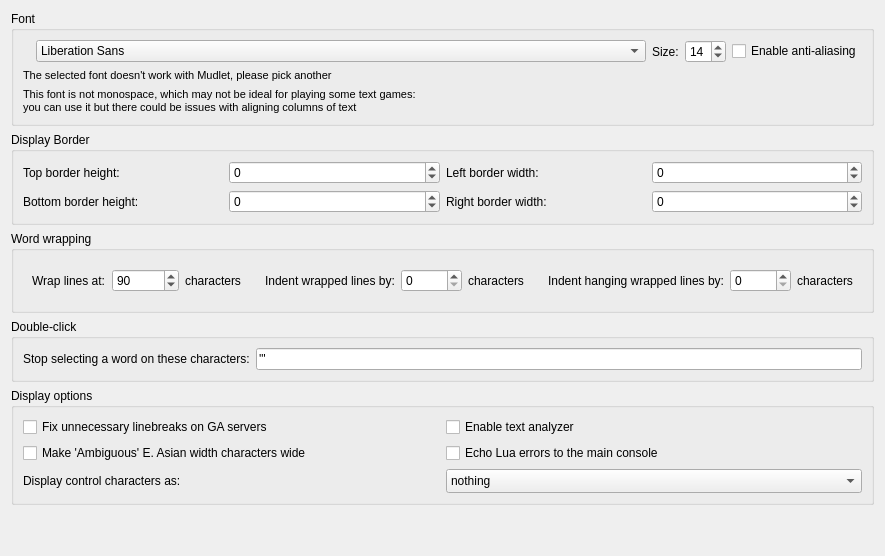
     <widget class="QWidget" name="tab_display">
      <property name="sizePolicy">
       <sizepolicy hsizetype="Expanding" vsizetype="Expanding">
        <horstretch>0</horstretch>
        <verstretch>0</verstretch>
       </sizepolicy>
      </property>
      <attribute name="title">
       <string>Main display</string>
      </attribute>
      <layout class="QVBoxLayout" name="vBoxLayout_tab_display">
       <item>
        <widget class="QGroupBox" name="groupBox_font">
         <property name="sizePolicy">
          <sizepolicy hsizetype="Preferred" vsizetype="Preferred">
           <horstretch>1</horstretch>
           <verstretch>0</verstretch>
          </sizepolicy>
         </property>
         <property name="title">
          <string>Font</string>
         </property>
         <layout class="QGridLayout" name="gridLayout_groupBox_font" columnstretch="0,1,0,0,0">
          <item row="0" column="0">
           <widget class="QLabel" name="label_displayFont">
            <property name="text">
             <string comment="Note that this text is split into two lines so that the message is not too wide in English, please do the same for other locales where the text is the same or longer">This font is not monospace, which may not be ideal for playing some text games:
you can use it but there could be issues with aligning columns of text</string>
             <string>Font:</string>
            </property>
            <property name="buddy">
             <cstring>fontComboBox_displayFont</cstring>
            </property>
           </widget>
          </item>
          <item row="0" column="1">
           <widget class="QFontComboBox" name="fontComboBox_displayFont">
            <property name="sizePolicy">
             <sizepolicy hsizetype="Preferred" vsizetype="Fixed">
              <horstretch>1</horstretch>
              <verstretch>0</verstretch>
             </sizepolicy>
            </property>
            <property name="editable">
             <bool>false</bool>
            </property>
            <property name="maxVisibleItems">
             <number>20</number>
            </property>
           </widget>
          </item>
          <item row="0" column="2">
           <widget class="QLabel" name="label_displayFontSize">
            <property name="text">
             <string>Size:</string>
            </property>
            <property name="buddy">
             <cstring>spinBox_displayFontSize</cstring>
            </property>
           </widget>
          </item>
          <item row="0" column="3">
           <widget class="QSpinBox" name="spinBox_displayFontSize">
            <property name="sizePolicy">
             <sizepolicy hsizetype="Preferred" vsizetype="Preferred">
              <horstretch>0</horstretch>
              <verstretch>0</verstretch>
             </sizepolicy>
            </property>
            <property name="minimum">
             <number>1</number>
            </property>
            <property name="maximum">
             <number>99</number>
            </property>
            <property name="value">
             <number>14</number>
            </property>
           </widget>
          </item>
          <item row="0" column="5">
           <widget class="QCheckBox" name="checkBox_antiAlias">
            <property name="toolTip">
             <string>&lt;p&gt;Use anti aliasing on fonts. Smoothes fonts if you have a high screen resolution and you can use larger fonts. Note that on low resolutions and small font sizes, the font gets blurry.&lt;/p&gt;</string>
            </property>
            <property name="text">
             <string>Enable anti-aliasing</string>
            </property>
           </widget>
          </item>
          <item row="1" column="0" colspan="4">
           <widget class="QLabel" name="label_invalidFontError">
            <property name="font">
             <font>
              <pointsize>8</pointsize>
             </font>
            </property>
            <property name="text">
             <string>The selected font doesn't work with Mudlet, please pick another</string>
            </property>
           </widget>
          </item>
          <item row="2" column="0" colspan="4">
           <widget class="QLabel" name="label_variableWidthFontWarning">
            <property name="font">
             <font>
              <pointsize>8</pointsize>
             </font>
            </property>
            <property name="text">
             <string comment="Note that this text is split into two lines so that the message is not too wide in English, please do the same for other locales where the text is the same or longer">This font is not monospace, which may not be ideal for playing some text games:
you can use it but there could be issues with aligning columns of text</string>
            </property>
           </widget>
          </item>
         </layout>
        </widget>
       </item>
       <item>
        <widget class="QGroupBox" name="groupBox_borders">
         <property name="sizePolicy">
          <sizepolicy hsizetype="Preferred" vsizetype="Preferred">
           <horstretch>0</horstretch>
           <verstretch>0</verstretch>
          </sizepolicy>
         </property>
         <property name="title">
          <string>Display Border</string>
         </property>
         <layout class="QGridLayout" name="gridLayout_groupBox_borders">
          <item row="0" column="0">
           <widget class="QLabel" name="label_26">
            <property name="sizePolicy">
             <sizepolicy hsizetype="Expanding" vsizetype="Preferred">
              <horstretch>0</horstretch>
              <verstretch>0</verstretch>
             </sizepolicy>
            </property>
            <property name="maximumSize">
             <size>
              <width>200</width>
              <height>16777215</height>
             </size>
            </property>
            <property name="toolTip">
             <string>&lt;p&gt;Extra space to have before text on top - can be set to negative to move text up beyond the screen.&lt;/p&gt;</string>
            </property>
            <property name="text">
             <string>Top border height:</string>
            </property>
            <property name="buddy">
             <cstring>topBorderHeight</cstring>
            </property>
           </widget>
          </item>
          <item row="0" column="1">
           <widget class="QSpinBox" name="topBorderHeight">
            <property name="sizePolicy">
             <sizepolicy hsizetype="Preferred" vsizetype="Preferred">
              <horstretch>0</horstretch>
              <verstretch>0</verstretch>
             </sizepolicy>
            </property>
            <property name="toolTip">
             <string>&lt;p&gt;Extra space to have before text on top - can be set to negative to move text up beyond the screen.&lt;/p&gt;</string>
            </property>
            <property name="minimum">
             <number>-1000000</number>
            </property>
            <property name="maximum">
             <number>1000000</number>
            </property>
            <property name="value">
             <number>0</number>
            </property>
           </widget>
          </item>
          <item row="0" column="2">
           <widget class="QLabel" name="label_29">
            <property name="sizePolicy">
             <sizepolicy hsizetype="Expanding" vsizetype="Preferred">
              <horstretch>0</horstretch>
              <verstretch>0</verstretch>
             </sizepolicy>
            </property>
            <property name="maximumSize">
             <size>
              <width>200</width>
              <height>16777215</height>
             </size>
            </property>
            <property name="toolTip">
             <string>&lt;p&gt;Extra space to have before text on the left - can be set to negative to move text left beyond the screen.&lt;/p&gt;</string>
            </property>
            <property name="text">
             <string>Left border width:</string>
            </property>
            <property name="buddy">
             <cstring>leftBorderWidth</cstring>
            </property>
           </widget>
          </item>
          <item row="0" column="3">
           <widget class="QSpinBox" name="leftBorderWidth">
            <property name="sizePolicy">
             <sizepolicy hsizetype="Preferred" vsizetype="Preferred">
              <horstretch>0</horstretch>
              <verstretch>0</verstretch>
             </sizepolicy>
            </property>
            <property name="toolTip">
             <string>&lt;p&gt;Extra space to have before text on the left - can be set to negative to move text left beyond the screen.&lt;/p&gt;</string>
            </property>
            <property name="minimum">
             <number>-1000000</number>
            </property>
            <property name="maximum">
             <number>1000000</number>
            </property>
            <property name="value">
             <number>0</number>
            </property>
           </widget>
          </item>
          <item row="1" column="0">
           <widget class="QLabel" name="label_27">
            <property name="sizePolicy">
             <sizepolicy hsizetype="Expanding" vsizetype="Preferred">
              <horstretch>0</horstretch>
              <verstretch>0</verstretch>
             </sizepolicy>
            </property>
            <property name="maximumSize">
             <size>
              <width>200</width>
              <height>16777215</height>
             </size>
            </property>
            <property name="toolTip">
             <string>&lt;p&gt;Extra space to have before text on the bottom - can be set to negative to allow text to go down beyond the screen.&lt;/p&gt;</string>
            </property>
            <property name="text">
             <string>Bottom border height:</string>
            </property>
            <property name="buddy">
             <cstring>bottomBorderHeight</cstring>
            </property>
           </widget>
          </item>
          <item row="1" column="1">
           <widget class="QSpinBox" name="bottomBorderHeight">
            <property name="sizePolicy">
             <sizepolicy hsizetype="Preferred" vsizetype="Preferred">
              <horstretch>0</horstretch>
              <verstretch>0</verstretch>
             </sizepolicy>
            </property>
            <property name="toolTip">
             <string>&lt;p&gt;Extra space to have before text on the bottom - can be set to negative to allow text to go down beyond the screen.&lt;/p&gt;</string>
            </property>
            <property name="minimum">
             <number>-1000000</number>
            </property>
            <property name="maximum">
             <number>1000000</number>
            </property>
            <property name="value">
             <number>0</number>
            </property>
           </widget>
          </item>
          <item row="1" column="2">
           <widget class="QLabel" name="label_28">
            <property name="sizePolicy">
             <sizepolicy hsizetype="Expanding" vsizetype="Preferred">
              <horstretch>0</horstretch>
              <verstretch>0</verstretch>
             </sizepolicy>
            </property>
            <property name="maximumSize">
             <size>
              <width>200</width>
              <height>16777215</height>
             </size>
            </property>
            <property name="toolTip">
             <string>&lt;p&gt;Extra space to have before text on the right - can be set to negative to move text right beyond the screen.&lt;/p&gt;</string>
            </property>
            <property name="text">
             <string>Right border width:</string>
            </property>
            <property name="buddy">
             <cstring>rightBorderWidth</cstring>
            </property>
           </widget>
          </item>
          <item row="1" column="3">
           <widget class="QSpinBox" name="rightBorderWidth">
            <property name="sizePolicy">
             <sizepolicy hsizetype="Preferred" vsizetype="Preferred">
              <horstretch>0</horstretch>
              <verstretch>0</verstretch>
             </sizepolicy>
            </property>
            <property name="toolTip">
             <string>&lt;p&gt;Extra space to have before text on the right - can be set to negative to move text right beyond the screen.&lt;/p&gt;</string>
            </property>
            <property name="minimum">
             <number>-1000000</number>
            </property>
            <property name="maximum">
             <number>1000000</number>
            </property>
            <property name="value">
             <number>0</number>
            </property>
           </widget>
          </item>
         </layout>
        </widget>
       </item>
       <item>
        <widget class="QGroupBox" name="groupBox_wrapping">
         <property name="sizePolicy">
          <sizepolicy hsizetype="Preferred" vsizetype="Preferred">
           <horstretch>0</horstretch>
           <verstretch>0</verstretch>
          </sizepolicy>
         </property>
         <property name="layoutDirection">
          <enum>Qt::LeftToRight</enum>
         </property>
         <property name="title">
          <string>Word wrapping</string>
         </property>
         <layout class="QHBoxLayout" name="horizontalLayout_groupBox_wrapping">
          <item>
           <widget class="QFrame" name="frame_wrap_at">
            <property name="frameShape">
             <enum>QFrame::NoFrame</enum>
            </property>
            <layout class="QHBoxLayout" name="horizontalLayout_frame_wrap_at">
             <item>
              <widget class="QLabel" name="label_wrap_at_spinBox">
               <property name="sizePolicy">
                <sizepolicy hsizetype="Preferred" vsizetype="Preferred">
                 <horstretch>0</horstretch>
                 <verstretch>0</verstretch>
                </sizepolicy>
               </property>
               <property name="maximumSize">
                <size>
                 <width>200</width>
                 <height>16777215</height>
                </size>
               </property>
               <property name="text">
                <string>Wrap lines at:</string>
               </property>
               <property name="buddy">
                <cstring>wrap_at_spinBox</cstring>
               </property>
              </widget>
             </item>
             <item>
              <widget class="QSpinBox" name="wrap_at_spinBox">
               <property name="minimum">
                <number>1</number>
               </property>
               <property name="maximum">
                <number>999999</number>
               </property>
               <property name="value">
                <number>90</number>
               </property>
              </widget>
             </item>
             <item>
              <widget class="QLabel" name="label_23">
               <property name="text">
                <string>characters</string>
               </property>
               <property name="buddy">
                <cstring>wrap_at_spinBox</cstring>
               </property>
              </widget>
             </item>
            </layout>
           </widget>
          </item>
          <item>
           <widget class="QFrame" name="frame_indent_wrapped">
            <property name="frameShape">
             <enum>QFrame::NoFrame</enum>
            </property>
            <layout class="QHBoxLayout" name="horizontalLayout_frame_indent_wrapped">
             <item>
              <widget class="QLabel" name="label_indent_wrapped_spinBox">
               <property name="sizePolicy">
                <sizepolicy hsizetype="Preferred" vsizetype="Preferred">
                 <horstretch>0</horstretch>
                 <verstretch>0</verstretch>
                </sizepolicy>
               </property>
               <property name="maximumSize">
                <size>
                 <width>200</width>
                 <height>16777215</height>
                </size>
               </property>
               <property name="text">
                <string>Indent wrapped lines by:</string>
               </property>
               <property name="buddy">
                <cstring>indent_wrapped_spinBox</cstring>
               </property>
              </widget>
             </item>
             <item>
              <widget class="QSpinBox" name="indent_wrapped_spinBox">
               <property name="minimum">
                <number>0</number>
               </property>
               <property name="maximum">
                <number>99999</number>
               </property>
               <property name="value">
                <number>0</number>
               </property>
              </widget>
             </item>
             <item>
              <widget class="QLabel" name="label_25">
               <property name="text">
                <string>characters</string>
               </property>
               <property name="buddy">
                <cstring>indent_wrapped_spinBox</cstring>
               </property>
              </widget>
             </item>
            </layout>
           </widget>
          </item>
          <item>
           <widget class="QFrame" name="frame_hanging_indent_wrapped">
            <property name="frameShape">
             <enum>QFrame::NoFrame</enum>
            </property>
            <layout class="QHBoxLayout" name="horizontalLayout_frame_hanging_indent_wrapped">
             <item>
              <widget class="QLabel" name="label_hanging_indent_wrapped">
               <property name="sizePolicy">
                <sizepolicy hsizetype="Preferred" vsizetype="Preferred">
                 <horstretch>0</horstretch>
                 <verstretch>0</verstretch>
                </sizepolicy>
               </property>
               <property name="maximumSize">
                <size>
                 <width>200</width>
                 <height>16777215</height>
                </size>
               </property>
               <property name="toolTip">
                <string>&lt;p&gt;Subsequent wrapped lines will be indented by this amount.&lt;/p&gt;</string>
               </property>
               <property name="text">
                <string>Indent hanging wrapped lines by:</string>
               </property>
               <property name="buddy">
                <cstring>hanging_indent_wrapped_spinBox</cstring>
               </property>
              </widget>
             </item>
             <item>
              <widget class="QSpinBox" name="hanging_indent_wrapped_spinBox">
               <property name="minimum">
                <number>0</number>
               </property>
               <property name="maximum">
                <number>99999</number>
               </property>
               <property name="value">
                <number>0</number>
               </property>
              </widget>
             </item>
             <item>
              <widget class="QLabel" name="label_41">
               <property name="text">
                <string>characters</string>
               </property>
               <property name="buddy">
                <cstring>hanging_indent_wrapped_spinBox</cstring>
               </property>
              </widget>
             </item>
            </layout>
           </widget>
          </item>
         </layout>
        </widget>
       </item>
       <item>
        <widget class="QGroupBox" name="groupBox_doubleClick">
         <property name="title">
          <string>Double-click</string>
         </property>
         <layout class="QHBoxLayout" name="horizontalLayout_doubleclick_ignore">
          <item>
           <widget class="QLabel" name="doubleclick_ignore_label">
            <property name="text">
             <string>Stop selecting a word on these characters:</string>
            </property>
            <property name="buddy">
             <cstring>doubleclick_ignore_lineedit</cstring>
            </property>
           </widget>
          </item>
          <item>
           <widget class="QLineEdit" name="doubleclick_ignore_lineedit">
            <property name="toolTip">
             <string>&lt;p&gt;Enter the characters you'd like double-clicking to stop selecting text on here. If you don't enter any, double-clicking on a word will only stop at a space, and will include characters like a double or a single quote. For example, double-clicking on the word &lt;span style=&quot; font-style:italic;&quot;&gt;Hello&lt;/span&gt; in the following will select &lt;span style=&quot; font-style:italic;&quot;&gt;&amp;quot;&lt;/span&gt;&lt;span style=&quot; font-style:italic;&quot;&gt;Hello!&amp;quot;&lt;/span&gt;&lt;/p&gt;&lt;p&gt;You say, &lt;span style=&quot; font-weight:600;&quot;&gt;&amp;quot;Hello!&amp;quot;&lt;/span&gt;&lt;/p&gt;&lt;p&gt;If you set the characters in the field to &lt;span style=&quot; font-weight:600;&quot;&gt;'&amp;quot;! &lt;/span&gt;which will mean it should stop selecting on ' &lt;span style=&quot; font-style:italic;&quot;&gt;or&lt;/span&gt; &amp;quot; &lt;span style=&quot; font-style:italic;&quot;&gt;or&lt;/span&gt; ! then double-clicking on &lt;span style=&quot; font-style:italic;&quot;&gt;Hello&lt;/span&gt; will just select &lt;span style=&quot; font-style:italic;&quot;&gt;Hello&lt;/span&gt;&lt;/p&gt;&lt;p&gt;You say, &amp;quot;&lt;span style=&quot; font-weight:600;&quot;&gt;Hello&lt;/span&gt;!&amp;quot;&lt;/p&gt;</string>
            </property>
            <property name="text">
             <string>'&quot;</string>
            </property>
            <property name="placeholderText">
             <string>(characters to ignore in selection, for example ' or &quot;)</string>
            </property>
           </widget>
          </item>
         </layout>
        </widget>
       </item>
       <item>
        <widget class="QGroupBox" name="groupBox_displayOptions">
         <property name="title">
          <string>Display options</string>
         </property>
         <layout class="QGridLayout" name="gridLayout_groupBox_displayOptions">
          <item row="0" column="0">
           <widget class="QCheckBox" name="checkBox_USE_IRE_DRIVER_BUGFIX">
            <property name="toolTip">
             <string>&lt;p&gt;Some games (notably all IRE MUDs) suffer from a bug where they don't properly communicate with the client on where a newline should be. Enable this to fix text from getting appended to the previous prompt line.&lt;/p&gt;</string>
            </property>
            <property name="text">
             <string>Fix unnecessary linebreaks on GA servers</string>
            </property>
           </widget>
          </item>
          <item row="0" column="1">
           <widget class="QCheckBox" name="checkBox_enableTextAnalyzer">
            <property name="text">
             <string>Enable text analyzer</string>
            </property>
           </widget>
          </item>
          <item row="1" column="0">
           <widget class="QCheckBox" name="checkBox_useWideAmbiguousEastAsianGlyphs">
            <property name="text">
             <string>Make 'Ambiguous' E. Asian width characters wide</string>
            </property>
            <property name="tristate">
             <bool>true</bool>
            </property>
           </widget>
          </item>
          <item row="1" column="1">
           <widget class="QCheckBox" name="checkBox_echoLuaErrors">
            <property name="toolTip">
             <string>&lt;p&gt;Prints Lua errors to the main console in addition to the error tab in the editor.&lt;/p&gt;</string>
            </property>
            <property name="text">
             <string>Echo Lua errors to the main console</string>
            </property>
           </widget>
          </item>
          <item row="2" column="0">
           <widget class="QLabel" name="label_controlCharacterHandling">
            <property name="text">
             <string>Display control characters as:</string>
            </property>
            <property name="buddy">
             <cstring>comboBox_controlCharacterHandling</cstring>
            </property>
           </widget>
          </item>
          <item row="2" column="1">
           <widget class="QComboBox" name="comboBox_controlCharacterHandling">
            <property name="currentIndex">
             <number>0</number>
            </property>
            <property name="sizeAdjustPolicy">
             <enum>QComboBox::AdjustToMinimumContentsLengthWithIcon</enum>
            </property>
            <item>
             <property name="text">
              <string>nothing</string>
             </property>
            </item>
            <item>
             <property name="text">
              <string>Unicode Control Pictures</string>
             </property>
            </item>
            <item>
             <property name="text">
              <string>CP437 (OEM Font)- like</string>
             </property>
            </item>
           </widget>
          </item>
         </layout>
        </widget>
       </item>
       <item>
        <spacer name="verticalSpacer_mainDisplay">
         <property name="orientation">
          <enum>Qt::Vertical</enum>
         </property>
         <property name="sizeHint" stdset="0">
          <size>
           <width>20</width>
           <height>40</height>
          </size>
         </property>
        </spacer>
       </item>
      </layout>
     </widget>
